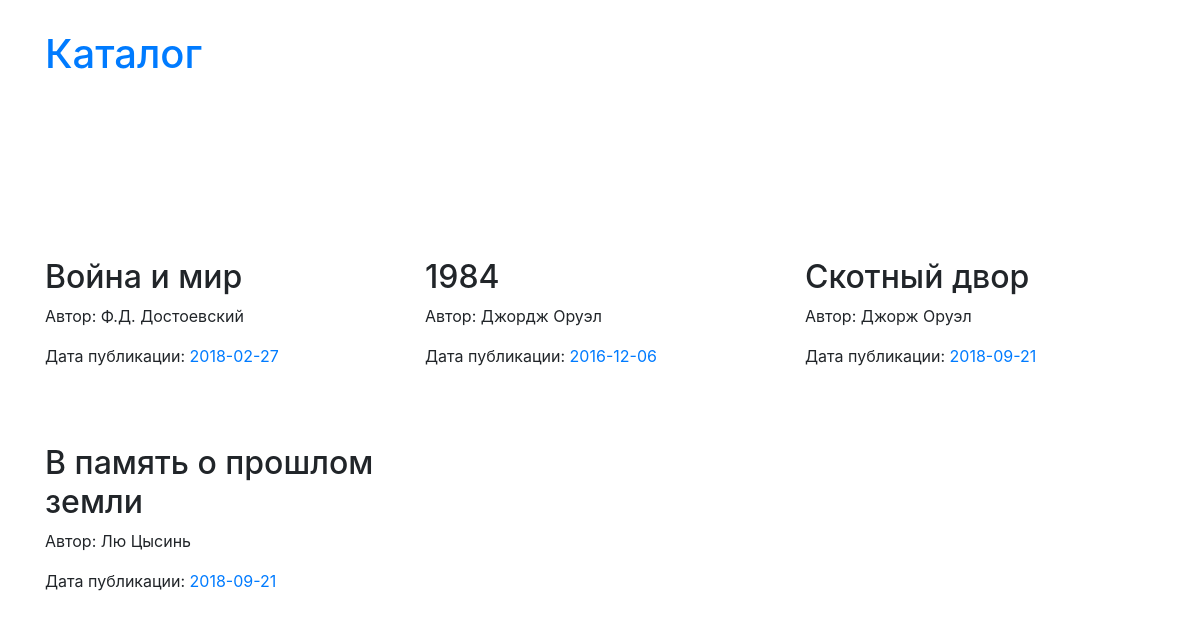
The page /books/ on the database its author committed.
### books/models.py (models this page shows, shortened)
class Book(models.Model):
    name = models.CharField(u'Название', max_length=64)
    author = models.CharField(u'Автор', max_length=64)
    pub_date = models.DateField(u'Дата публикации')

### books/views.py (the view, shortened to what this page needs)
# urls.py: path('books/', books_view, name='books'),
def books_view(request, pub_date=None):
    template = 'books/books_list.html'
    books = Book.objects.all()
    book_list = []
    date_list = []
    for book in books:
        public_date = book.pub_date.strftime('%Y-%m-%d')
        book_list.append({'name': book.name, 'author': book.author, 'pub_date': public_date})
        date_list.append(public_date)
    date_list.sort()
    date_list = list(set(date_list))
    prev_page = None
    next_page = None
    context = {
        'books': book_list,
        'pub_date': pub_date,
        'prev_page': prev_page,
		'next_page': next_page,
    }
    return render(request, template, context)

### templates/books/books_list.html (shortened to what this page needs)
{% extends "base.html" %}
{% load static %}
{% block content %}
    <div class="container">
        <div class="header">
            <h1><a href="/books">Каталог</a></h1>
        </div>
        <div class="row">
            {% for book in books %}
               <div class="book col-md-4">
                    <h2>{{ book.name }}</h2>
                    <p>Автор: {{ book.author }}</p>
                    <p>Дата публикации: <a href="/books/{{ book.pub_date }}">{{ book.pub_date }}</a></p>
                </div>
            {% endfor %}
        </div>
    </div>
{% endblock %}

### templates/base.html (shortened to what this page needs)
<!DOCTYPE html>{% load static %}
<html>
  <head>
    <link type="text/css" rel="stylesheet" href="{% static "css/bootstrap.css" %}"  media="screen,projection"/>
    <link type="text/css" rel="stylesheet" href="{% static "css/style.css" %}"  media="screen,projection"/>
  </head>
  <body>
    {% block content %}{% endblock %}
  </body>
</html>

### static/css/style.css (style rules this page uses)
.header { margin-top: 30px; margin-bottom: 150px; }
.book { margin-top: 30px; margin-bottom: 30px; }

### rows shown on the page
Book: name "Война и мир", author "Ф.Д. Достоевский"
Book: name "1984", author "Джордж Оруэл"
Book: name "Скотный двор", author "Джорж Оруэл"
Book: name "В память о прошлом земли", author "Лю Цысинь"

### other values the page prints
{{ book.pub_date }} "2018-02-27" "2016-12-06" "2018-09-21" "2018-09-21"
